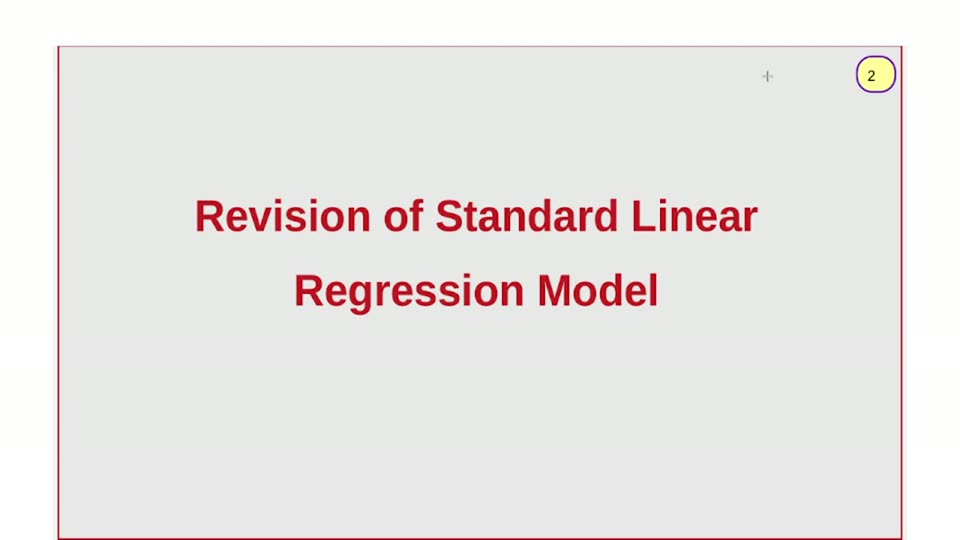
#> input picture videos/machine-learning/03_ridger_regression_gradient_descent/unique_slides/slide_002.jpg, 960 x 540 px, found by its file name
$ python gen_002_assets.py
#> lines starting #> are read from the running program, lines starting #| are printed output that depends on the picture
import os
from PIL import Image, ImageDraw
import numpy as np
import matplotlib
matplotlib.use("Agg")
import matplotlib.pyplot as plt

NS = os.environ.get("NS", "/home/codespace/ai_llm_slides/videos/machine-learning/08_performance_measure")
A = f"{NS}/recreated_pptx/build/assets"
orig = Image.open(f"{NS}/unique_slides/slide_002.jpg").convert("RGB")
#> orig is the input picture: PIL image 960x540 RGB; mean R, G, B 233.9, 230.3, 228.7

# Plane panes: crop interiors of the two bordered panes (excludes the border strokes).
# Measured borders: pos pane x82..237 y137..509; neg pane x333..481 y137..509.
pos = orig.crop((84, 140, 84 + 151, 140 + 362))    # 151x362, matches PANE_POS placement
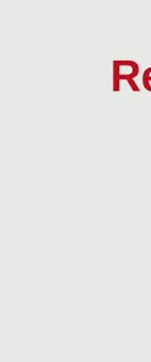
#> pos: PIL image 151x362 RGB; mean R, G, B 230.7, 230.2, 228.2
neg = orig.crop((336, 140, 336 + 144, 140 + 362))   # 144x362, matches PANE_NEG placement
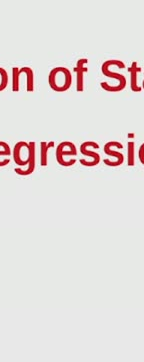
#> neg: PIL image 144x362 RGB; mean R, G, B 228, 218, 217.2
pos.save(f"{A}/pane_pos_002.png")
neg.save(f"{A}/pane_neg_002.png")

# Sigmoid schematic: white field, thin gray axes, purple S-curve, no ticks/labels
# (original plot at x807-857 y104-144 is schematic; build places asset at 170x64 and 44x18 pt).
fig, ax = plt.subplots(figsize=(170 / 100, 64 / 100), dpi=400)
ax.plot(np.linspace(-6, 6, 400), 1 / (1 + np.exp(-np.linspace(-6, 6, 400))),
        color="#7030A0", lw=2.2)
ax.set_xlim(-6, 6); ax.set_ylim(-0.05, 1.05)
ax.set_xticks([]); ax.set_yticks([])
for sp in ("top", "right"):
    ax.spines[sp].set_visible(False)
for sp in ("left", "bottom"):
    ax.spines[sp].set_color("#888888"); ax.spines[sp].set_linewidth(0.8)
fig.subplots_adjust(left=0.04, right=0.98, top=0.96, bottom=0.08)
fig.savefig(f"{A}/sigmoid_002.png", facecolor="white")
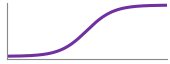
#> figure drawn by matplotlib, 1 panel
plt.close(fig)

# Pink elliptical sigmoid badge used inside the two dark-red Model boxes.
scale = 10
badge = Image.new("RGBA", (44 * scale, 24 * scale), (0, 0, 0, 0))
#> badge: PIL image 440x240 RGBA; every value is 0
draw = ImageDraw.Draw(badge)
draw.ellipse((0, 0, 44 * scale - 1, 24 * scale - 1), fill=(255, 225, 255, 255))
points = []
for i in range(400):
    x = -6 + 12 * i / 399
    y = 1 / (1 + np.exp(-x))
    points.append(((5 + 34 * i / 399) * scale, (19 - 14 * y) * scale))
draw.line(points, fill=(112, 48, 160, 255), width=2 * scale, joint="curve")
badge.resize((44, 24), Image.Resampling.LANCZOS).save(f"{A}/sigmoid_badge_002.png")
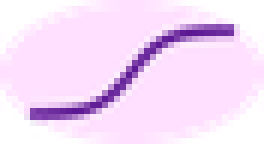
#> saved as sigmoid_badge_002.png: PIL image 44x24 RGBA (shown 6 times larger); mean R, G, B, A 211.3, 183.4, 215, 200.5; transparent parts drawn white
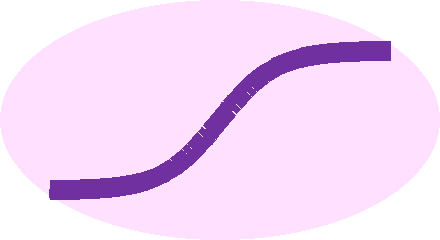
#> badge: PIL image 440x240 RGBA; mean R, G, B, A 190.1, 164.1, 193.5, 200.3; transparent parts drawn white
#> (the run stopped early here; a loop or call above may not have finished)
